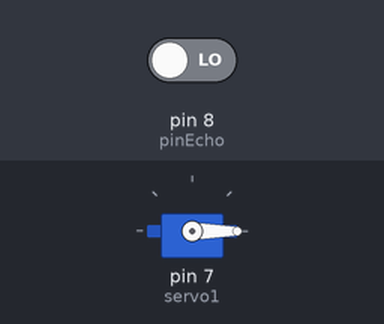
This sketch was run on a simulated Arduino Uno, built with avr-gcc and run on an emulated ATmega328P. On the bench: servo. The inputs (shaded band) are chosen by the test bench; at power-on: pin 8 (pinEcho) LOW.

Above: at 0.1 s.
At 1.1 s:
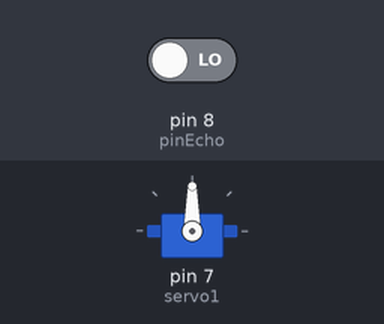
Timing chart, 0 to 2.6 s (numbered marks = the images above):
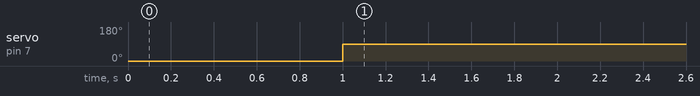

The sketch:

_2.4SensorDistancia.ino
```cpp
#include <Servo.h>

Servo servo1;

const int abierto = 90;
const int cerrado = 0;


long tiempoRespuesta;

int pinTrig = 9;
int pinEcho = 8;

bool barreraAbierta = false;

// the setup routine runs once when you press reset:
void setup() {
  Serial.begin(9600);
  servo1.attach(7);
  servo1.write(cerrado);
  pinMode(pinTrig , OUTPUT); /* trig envía el pulso ultrasónico */
  pinMode(pinEcho, INPUT); /* Echo capta el rebote del pulso
   ultrasónico*/
}

void loop() {
  // put your main code here, to run repeatedly:
  if (distancia() < 5) {
    if (!barreraAbierta) {
      servo1.write(abierto);
      barreraAbierta = true;
      delay(5000);
    }
  } else if (barreraAbierta) {
    servo1.write(cerrado);
    barreraAbierta = false;
  }
}

long distancia() {
  long distancia;
  digitalWrite(pinTrig, LOW); /* Por seguridad volvemos a poner el Trig
  a LOW*/
  delayMicroseconds(5);

  digitalWrite(pinTrig, HIGH); /* Emitimos el pulso ultrasónico */
  delayMicroseconds(10);

  tiempoRespuesta = pulseIn(pinEcho, HIGH); /* Medimos la longitud del
  pulso entrante Cuanto tiempo tarda la entrada en pasar de HIGH a LOW
  retorna microsegundos */

  distancia = int(0.017 * tiempoRespuesta); /* Calcular la distancia
  conociendo la velocidad */

  return distancia;
}
```

Measured:
- by itself, servo on pin 7 (servo1): 0° → 90° at 1.0 s
